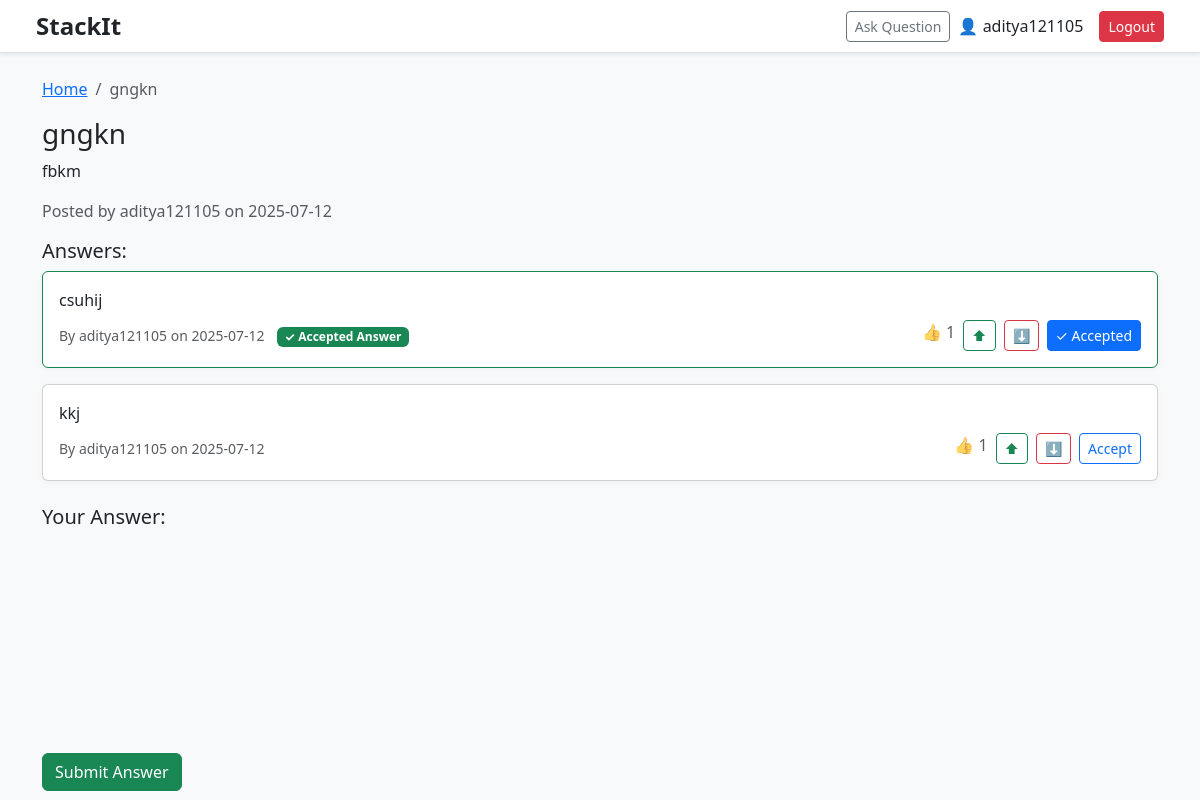
Screenshot of /question/6 (signed in) with the database file from the repository.
### app/models.py (models this page shows)
class User(UserMixin, db.Model):
    id = db.Column(db.Integer, primary_key=True)
    username = db.Column(db.String(150), unique=True, nullable=False)
    email = db.Column(db.String(150), unique=True, nullable=False)
    password = db.Column(db.String(200), nullable=False)
    answers = db.relationship('Answer', backref='author', lazy=True)
    questions = db.relationship('Question', backref='author', lazy=True)
    votes = db.relationship('Vote', backref='voter', lazy=True)
    replies = db.relationship('Reply', backref='user', lazy=True)  # ✅ User replies

class Question(db.Model):
    id = db.Column(db.Integer, primary_key=True)
    title = db.Column(db.String(300), nullable=False)
    description = db.Column(db.Text, nullable=False)
    date_posted = db.Column(db.DateTime, default=datetime.utcnow)
    user_id = db.Column(db.Integer, db.ForeignKey('user.id'), nullable=False)
    tags = db.relationship('Tag', secondary=question_tags, backref=db.backref('questions', lazy='dynamic'))
    answers = db.relationship('Answer', backref='question', lazy=True)

class Answer(db.Model):
    id = db.Column(db.Integer, primary_key=True)
    content = db.Column(db.Text, nullable=False)
    date_posted = db.Column(db.DateTime, default=datetime.utcnow)
    is_accepted = db.Column(db.Boolean, default=False)
    user_id = db.Column(db.Integer, db.ForeignKey('user.id'), nullable=False)
    question_id = db.Column(db.Integer, db.ForeignKey('question.id'), nullable=False)
    replies = db.relationship('Reply', backref='answer', lazy=True, cascade='all, delete-orphan')  # ✅ Replies
    votes = db.relationship('Vote', backref='answer', lazy=True, cascade='all, delete-orphan')     # ✅ Cascade delete
    is_accepted = db.Column(db.Boolean, default=False)

### app/routes.py (the view)
@bp.route('/question/<int:question_id>', methods=['GET', 'POST'])
def question_detail(question_id):
    question = Question.query.get_or_404(question_id)
    form = AnswerForm()
    if form.validate_on_submit():
        answer = Answer(content=form.content.data, author=current_user, question=question)
        db.session.add(answer)
        db.session.commit()
        return redirect(url_for('main.question_detail', question_id=question.id))
    return render_template('question.html', question=question, form=form)

### app/routes.py (called while the page is built)
@login_manager.user_loader
def load_user(user_id):
    return User.query.get(int(user_id))

### app/templates/question.html (shortened to what this page needs)
{% extends 'base.html' %}
{% block content %}
<nav aria-label="breadcrumb">
  <ol class="breadcrumb">
    <li class="breadcrumb-item"><a href="{{ url_for('main.home') }}">Home</a></li>
    <li class="breadcrumb-item active" aria-current="page">{{ question.title }}</li>
  </ol>
</nav>
<h3>{{ question.title }}</h3>
<p>{{ question.description|safe }}</p>
<p class="text-muted">Posted by {{ question.author.username }} on {{ question.date_posted.strftime('%Y-%m-%d') }}</p>
<h5>Answers:</h5>
{% for ans in question.answers %}
<div class="card mb-3 {% if ans.is_accepted %}border-success{% endif %}">
  <div class="card-body">
    <p>{{ ans.content|safe }}</p>
    <div class="d-flex justify-content-between align-items-center">
      <div>
        <small class="text-muted">By {{ ans.author.username }} on {{ ans.date_posted.strftime('%Y-%m-%d') }}</small>
        {% if ans.is_accepted %}
          <span class="badge bg-success ms-2">✓ Accepted Answer</span>
        {% endif %}
      </div>
      <div class="d-flex gap-2">
        <span class="text-muted">👍 {{ ans.votes|length }}</span>
        {% if current_user.is_authenticated %}
        <form method="post" action="{{ url_for('main.vote_answer', answer_id=ans.id, vote_type='up') }}" class="d-inline">
          <button class="btn btn-sm btn-outline-success">⬆</button>
        </form>
        <form method="post" action="{{ url_for('main.vote_answer', answer_id=ans.id, vote_type='down') }}" class="d-inline">
          <button class="btn btn-sm btn-outline-danger">⬇</button>
        </form>
        {% if current_user.id == question.author.id %}
        <form method="post" action="{{ url_for('main.accept_answer', answer_id=ans.id) }}" class="d-inline">
          <button class="btn btn-sm btn-outline-primary {% if ans.is_accepted %}active{% endif %}">
            {% if ans.is_accepted %}✓ Accepted{% else %}Accept{% endif %}
          </button>
        </form>
        {% endif %}
        {% endif %}
      </div>
    </div>
  </div>
</div>
{% else %}
<p>No answers yet. Be the first to answer!</p>
{% endfor %}
{% if current_user.is_authenticated %}
<h5 class="mt-4">Your Answer:</h5>
<form method="POST">
  <div id="quill-editor" style="height: 200px;"></div>
  <button type="submit" class="btn btn-success mt-3">Submit Answer</button>
</form>
<link href="https://cdn.quilljs.com/1.3.6/quill.snow.css" rel="stylesheet">
<link href="https://cdn.jsdelivr.net/npm/quill-emoji@0.1.7/dist/quill-emoji.css" rel="stylesheet">
{% else %}
<p><a href="{{ url_for('main.login') }}">Login</a> to answer or vote.</p>
{% endif %}
{% endblock %}

### app/templates/base.html (shortened to what this page needs)
<!DOCTYPE html>
<html lang="en">
<head>
  <link rel="stylesheet" href="{{ url_for('static', filename='css/style.css') }}">
  <link rel="stylesheet" href="https://cdn.jsdelivr.net/npm/bootstrap@5.3.0/dist/css/bootstrap.min.css">
</head>
<body class="bg-light">
  <nav class="navbar navbar-expand-lg navbar-light bg-white border-bottom shadow-sm px-4 py-2">
    <div class="container-fluid justify-content-between align-items-center d-flex">
      <div class="d-flex align-items-center flex-grow-1">
        <span class="fw-bold fs-4 me-3 text-dark">StackIt</span>
      </div>
      <div class="d-flex align-items-center ms-3">
        {% if current_user.is_authenticated %}
          <a class="btn btn-sm btn-outline-secondary me-2" href="{{ url_for('main.ask') }}">Ask Question</a>
          <span class="me-3 text-dark fw-medium">👤 {{ current_user.username }}</span>
          <a class="btn btn-sm btn-danger" href="{{ url_for('main.logout') }}">Logout</a>
        {% else %}
          <a class="text-primary fw-medium" href="{{ url_for('main.login') }}">Login</a>
        {% endif %}
      </div>
    </div>
  </nav>
  <div class="container mt-4">
    {% block content %}{% endblock %}
  </div>
</body>
</html>

### app/static/css/style.css (style rules this page uses)
body { font-family: 'Segoe UI', 'Roboto', sans-serif; background-color: #f9f9fb; color: #333; line-height: 1.6; }
a { text-decoration: none; color: #2255aa; }
.navbar { background-color: #fff; border-bottom: 1px solid #ddd; box-shadow: 0 2px 4px rgba(0, 0, 0, 0.02); }
.card { border-radius: 10px; border: 1px solid #e0e0e0; box-shadow: 0 1px 6px rgba(0, 0, 0, 0.04); transition: transform 0.2s; }
.card-body p { margin-bottom: 0.5rem; }
.badge { background-color: #e7f1ff; color: #155fc1; margin-right: 5px; padding: 5px 8px; border-radius: 5px; font-size: 0.8rem; }
.btn { border-radius: 6px; padding: 6px 14px; font-size: 0.95rem; }
.breadcrumb { background: none; padding: 0; margin-bottom: 1rem; }

### rows the page displays
User: username "aditya121105", author.username "aditya121105"
Question: title "gngkn", description "fbkm", date_posted "2025-07-12"
Answer: content "csuhij", author.username "aditya121105", date_posted "2025-07-12", is_accepted "✓ Accepted Answer", votes|length "1"
Answer: content "kkj", author.username "aditya121105", date_posted "2025-07-12", votes|length "1", is_accepted "Accept"
